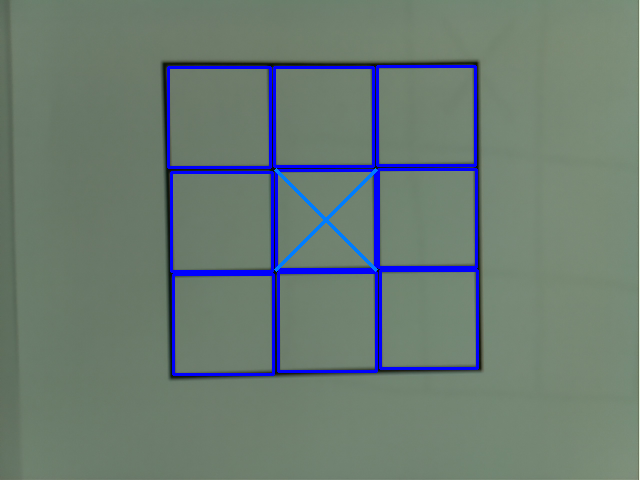
#> input picture 5_Programmation/test/x_tic_tac_toe/example/cross_dessin.png, 640 x 480 px, given in place of the camera
$ python main.py
#> lines starting #> are read from the running program, lines starting #| are printed output that depends on the picture; after the words box and inside, x2 and y2 are one past the last pixel; in counts of white or black regions, pixels touching at a corner belong together
#> further down, frame is the input picture: shape (480, 640, 3); mean B, G, R 114.6, 122.6, 106.1
### 5_Programmation/test/x_tic_tac_toe/ticTacToe.py
"""
ticTacToe.py | 12.08.2021 | Robin Forestier
"""

import cv2
import numpy as np
import random

from minimax import Minimax

m = Minimax()

RANDOM_PLAYER = False
RANDOM_HARD = True
AI_PLAYER = False

class TicTacToe:
    def __init__(self):
        self.game = 0
        self.grid = []
        self.grid_play = [[0,0,0],[0,0,0],[0,0,0]] #1 or 2
        self.player = 0 # player 1 or 2
        self.p1_forme = False #false = rond / true = croix
        self.shape_detect = None

    #game 0
    def start(self, frame):
        if self.game != 0:
            print("[INFO] Game already lauched.")
        else:
            if len(self.grid) != 9:
                #print("[GAME] Try to detect the grid.")
                frame, self.grid = self.detect_grid(frame)
                frame , self.gride = self.sort_grid(frame, self.grid)
                return frame
            print("[GAME] Grid detect, Game start !")
            self.game = 1
            #detetct_first(frame)
        return frame

    #game 1
    # [180 lines left out: functions detetct_first, next_player, rand_player, rand_check_win, check_win, draw_win_line, not called in this run]

    def detect_grid(self, frame):
        self.grid.clear()
        #convertion de l'image en nuance de gris
        gray = cv2.cvtColor(frame, cv2.COLOR_BGR2GRAY)
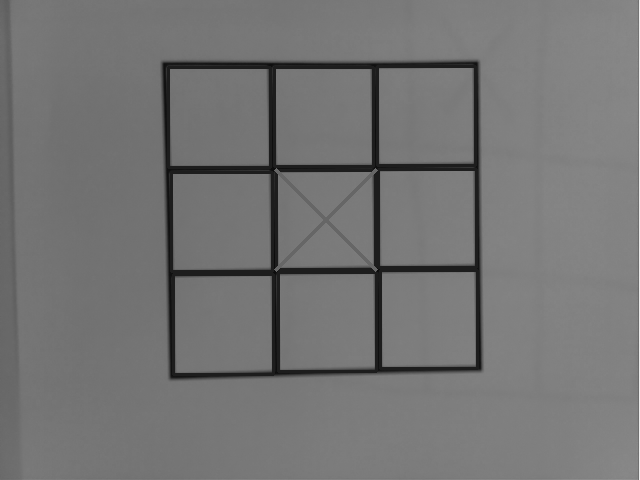
#> gray: shape (480, 640); min 11, max 237, mean 116.6
        #egalisation de l'histogramme
        gray = cv2.equalizeHist(gray)
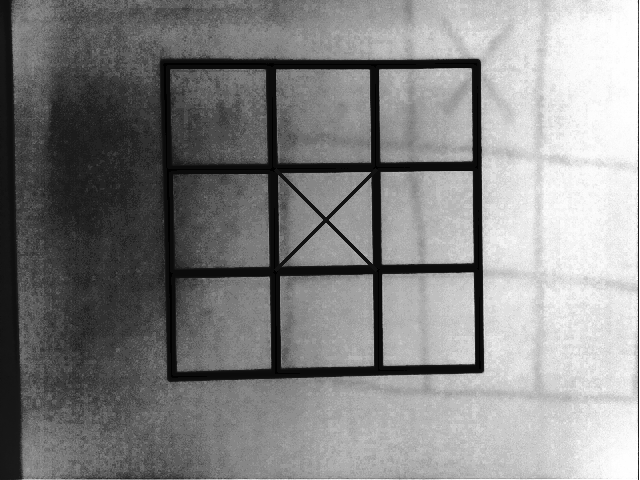
#> gray: shape (480, 640); min 0, max 255, mean 132.8
        #threshold
        _, thresh = cv2.threshold(gray, 10, 255, cv2.THRESH_BINARY)
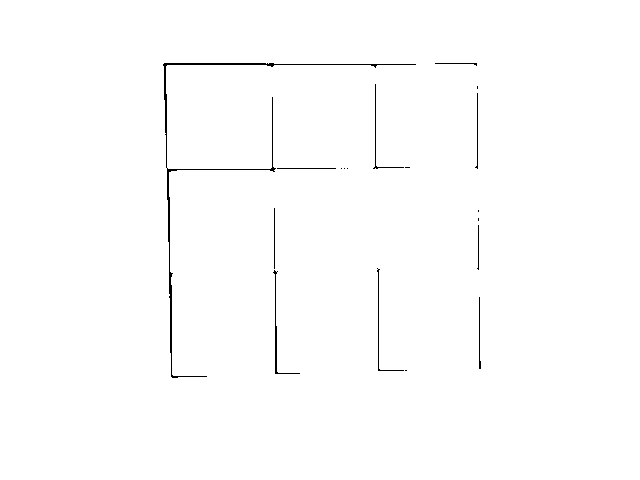
#> thresh: shape (480, 640); 99.3% white; black in thin lines or dots, all inside (x1, y1, x2, y2) = (163, 63, 481, 378)
        #sup noise
        kernel = np.ones((5,5),np.uint8)
        opening = cv2.morphologyEx(thresh, cv2.MORPH_OPEN, kernel)
        #detect contour

        contours, hierarchy = cv2.findContours(opening, cv2.RETR_TREE, cv2.CHAIN_APPROX_SIMPLE)
#> contours = 12 contours, 2 with area under 20; largest, box (x1, y1, x2, y2) and area: (0, 0, 640, 480) 306081, (166, 96, 337, 379) 1166, (162, 62, 417, 169) 916, (272, 207, 301, 375) 436, (376, 267, 408, 372) 266
        hierarchy = hierarchy[0]
        for i in zip(contours, hierarchy):
            currentContours = i[0]
            currentHierarchy = i[1]
            x, y, w, h = cv2.boundingRect(currentContours)

            #contour intern
            if currentHierarchy[0] > 0 or (currentHierarchy[0] == -1 and currentHierarchy[1] > 0):
                #cv2.putText(frame, str(currentHierarchy), (x, y + 20), cv2.FONT_HERSHEY_SIMPLEX, 0.5,(255,255,0), 1) #show hierarchy
                cv2.rectangle(frame, (x,y), (x+w,y+h),(255,0,0),2)
                self.grid.append([x,y,w,h])
#> this loop made 12 passes
#> (currentHierarchy, x, y, w, h) on passes 2 to 12: ([2, -1, -1, 0], 478, 296, 4, 74), ([3, 1, -1, 0], 376, 267, 32, 105), ([4, 2, -1, 0], 476, 217, 4, 54), ([5, 3, -1, 0], 477, 209, 3, 4), ([6, 4, -1, 0], 272, 207, 29, 168), ([7, 5, -1, 0], 340, 167, 9, 3), ([8, 6, -1, 0], 166, 96, 171, 283), ([9, 7, -1, 0], 474, 85, 5, 85), ([10, 8, -1, 0], 372, 83, 39, 87), ([11, 9, -1, 0], 434, 62, 44, 5), ([-1, 10, -1, 0], 162, 62, 255, 107)
#> (currentContours, currentHierarchy, x, y, w, h) on pass 1: ([[0, 0], [0, 479], [639, 479], [639, 0]], [-1, -1, 1, -1], 0, 0, 640, 480)
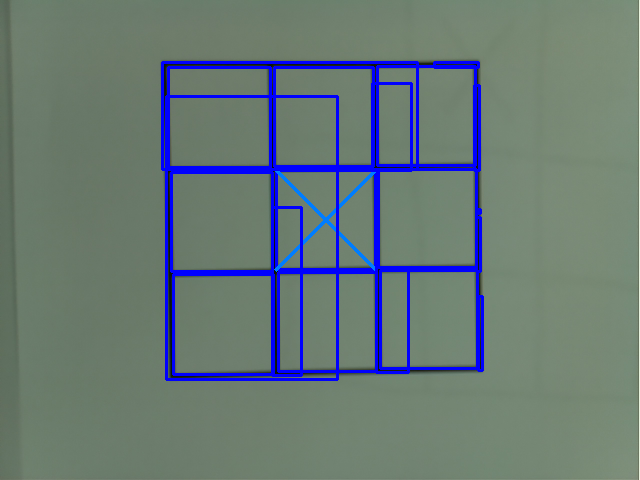
#> frame: shape (480, 640, 3); 2.26% of pixels changed, all inside (x1, y1, x2, y2) = (161, 61, 484, 381)
#> after the loop, self.grid = [[478, 296, 4, 74], [376, 267, 32, 105], [476, 217, 4, 54], [477, 209, 3, 4], [272, 207, 29, 168], [340, 167, 9, 3], [166, 96, 171, 283], [474, 85, 5, 85], [372, 83, 39, 87], [434, 62, 44, 5], [162, 62, 255, 107]]
        return frame, self.grid

    def sort_grid(self, frame, grid):
        self.grid = sorted(self.grid, key=lambda l:l[1])
#> self.grid = [[434, 62, 44, 5], [162, 62, 255, 107], [372, 83, 39, 87], [474, 85, 5, 85], [166, 96, 171, 283], [340, 167, 9, 3], [272, 207, 29, 168], [477, 209, 3, 4], [476, 217, 4, 54], [376, 267, 32, 105], [478, 296, 4, 74]]
        self.grid[0:3] = sorted(self.grid[0:3], key=lambda l:l[0])
        self.grid[3:6] = sorted(self.grid[3:6], key=lambda l:l[0])
        self.grid[6:9] = sorted(self.grid[6:9], key=lambda l:l[0])
        c = 0
        """
        #show number on the gride
        for i in self.grid:
            x, y, h, w = i
            frame = cv2.putText(frame, str(c), (x + 30,y + 30), cv2.FONT_HERSHEY_SIMPLEX, 1, 255)
            c += 1
        """
        return frame, self.grid


    # [131 lines left out: functions detect_shape, dessine, dessine_all, draw_croix, draw_rond, not called in this run]

### 5_Programmation/test/x_tic_tac_toe/minimax.py
#minimax.py | 17.08.2021 | Robin Forestier

import math

class Minimax:
    def __init__(self):

        import ticTacToe
        self.t = ticTacToe

    # [51 lines left out: functions best_move, minimax, not called in this run]


### 5_Programmation/test/x_tic_tac_toe/main.py
"""
main.py | 18.11.2020 | Robin Forestier
...
"""

#import de la bibliothèque OpenCv et numpy
import cv2
import numpy as np

from ticTacToe import TicTacToe

t = TicTacToe()

#sélection de la caméra
cap = cv2.VideoCapture(0)

#boucle infinie
while(True):
    #enregistrement de l'image dans frame
    ret, frame = cap.read()

    if t.game == 0:
        frame = t.start(frame)
#> in start, `frame , self.gride = self.sort_grid(frame, self.grid)`: self.gride = [[162, 62, 255, 107], [372, 83, 39, 87], [434, 62, 44, 5], [166, 96, 171, 283], [340, 167, 9, 3], [474, 85, 5, 85], [272, 207, 29, 168], [476, 217, 4, 54], [477, 209, 3, 4], [376, 267, 32, 105], [478, 296, 4, 74]]
    if t.game == 1:
        if cv2.waitKey(1) & 0xFF == ord('w') and len(grid) == 9:
            frame = t.detetct_first(frame)
    if t.game == 2:
        if cv2.waitKey(1) & 0xFF == ord('e') and len(grid) == 9:
            frame = t.next_player(frame)

    frame, grid = t.detect_grid(frame)
#> in detect_grid (call 2), `gray = cv2.cvtColor(frame, cv2.COLOR_BGR2GRAY)`:
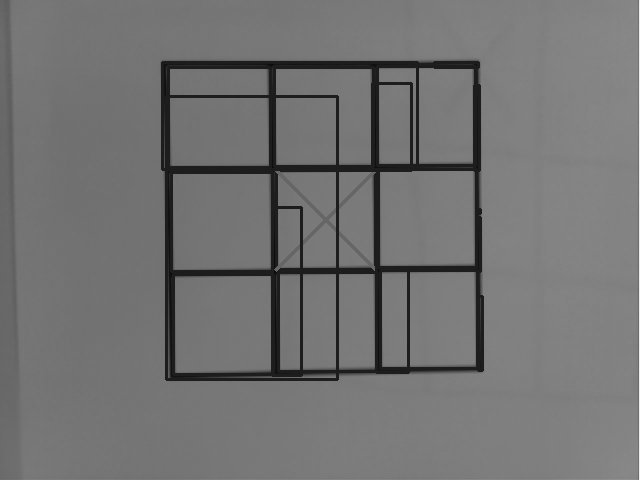
#> gray: shape (480, 640); min 11, max 237, mean 115.2
#> in detect_grid (call 2), `_, thresh = cv2.threshold(gray, 10, 255, cv2.THRESH_BINARY)`:
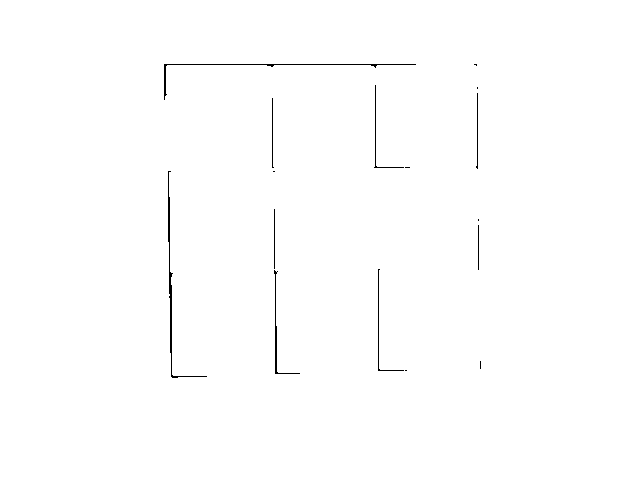
#> thresh: shape (480, 640); 99.5% white; black in thin lines or dots, all inside (x1, y1, x2, y2) = (164, 64, 481, 378)
#> in detect_grid (call 2), `contours, hierarchy = cv2.findContours(opening, cv2.RETR_TREE, cv2.CHA..`: contours = 11 contours, 2 with area under 20; largest, box (x1, y1, x2, y2) and area: (0, 0, 640, 480) 306081, (167, 170, 208, 379) 636, (163, 63, 417, 101) 624, (273, 208, 301, 375) 432, (377, 268, 408, 372) 262
#> the loop in detect_grid (call 2), `for i in zip(contours, hierarchy):` made 11 passes
#> (currentHierarchy, x, y, w, h) on passes 2 to 11: ([2, -1, -1, 0], 479, 360, 3, 10), ([3, 1, -1, 0], 377, 268, 31, 104), ([4, 2, -1, 0], 477, 218, 3, 53), ([5, 3, -1, 0], 273, 208, 28, 167), ([6, 4, -1, 0], 167, 170, 41, 209), ([7, 5, -1, 0], 271, 97, 5, 76), ([8, 6, -1, 0], 475, 86, 4, 84), ([9, 7, -1, 0], 373, 84, 38, 85), ([10, 8, -1, 0], 473, 63, 5, 4), ([-1, 9, -1, 0], 163, 63, 254, 38)
#> after the loop in detect_grid (call 2), `for i in zip(contours, hierarchy):`:
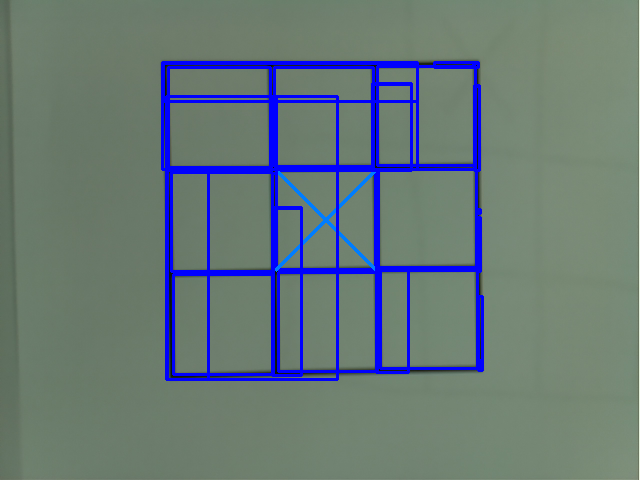
#> frame: shape (480, 640, 3); 0.74% of pixels changed, all inside (x1, y1, x2, y2) = (164, 64, 481, 378)
#> after the loop in detect_grid (call 2), `for i in zip(contours, hierarchy):`: self.grid = [[479, 360, 3, 10], [377, 268, 31, 104], [477, 218, 3, 53], [273, 208, 28, 167], [167, 170, 41, 209], [271, 97, 5, 76], [475, 86, 4, 84], [373, 84, 38, 85], [473, 63, 5, 4], [163, 63, 254, 38]]
#> grid has the same summary as self.grid in detect_grid
    frame, grid = t.sort_grid(frame, grid)
#> grid = [[163, 63, 254, 38], [373, 84, 38, 85], [473, 63, 5, 4], [167, 170, 41, 209], [271, 97, 5, 76], [475, 86, 4, 84], [273, 208, 28, 167], [377, 268, 31, 104], [477, 218, 3, 53], [479, 360, 3, 10]]
    if len(grid) == 9:
        frame = t.dessine_all(frame)

    cv2.imshow('frame', frame)

    #si touche "q" pressée arrêt de la boucle
    if cv2.waitKey(1) & 0xFF == ord('q'):
#> (key e is pressed here)
        break

    if cv2.waitKey(1) & 0xFF == ord('p'):
#> (key e is pressed here)
        cv2.imwrite("asd.png", frame)
        print("save")

#décharge de la mémoire
#fermeture de toutes les fenêtres
cap.release()
cv2.destroyAllWindows()

$ run again, on 5_Programmation/test/x_tic_tac_toe/example/gride_detect_w_number.png
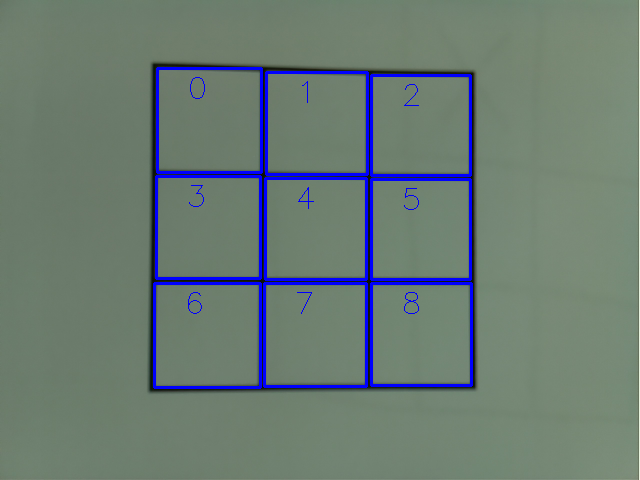
#> input picture 5_Programmation/test/x_tic_tac_toe/example/gride_detect_w_number.png, 640 x 480 px, given in place of the camera
#> frame is the input picture: shape (480, 640, 3); mean B, G, R 115.2, 122.6, 106.4
#> in detect_grid, `_, thresh = cv2.threshold(gray, 10, 255, cv2.THRESH_BINARY)`:
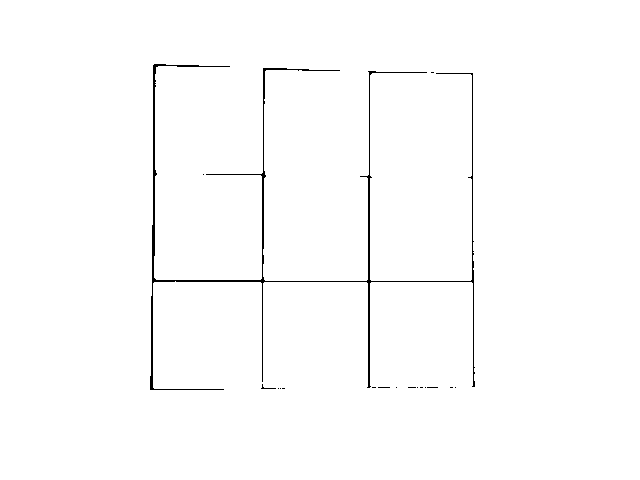
#> thresh: shape (480, 640); 99% white; black in thin lines or dots, all inside (x1, y1, x2, y2) = (150, 64, 475, 390)
#> contours = 5 contours, 2 with area under 20; largest, box (x1, y1, x2, y2) and area: (0, 0, 640, 480) 306081, (149, 63, 476, 391) 5012, (407, 386, 439, 389) 60
#> the loop in detect_grid, `for i in zip(contours, hierarchy):` made 5 passes
#> (currentHierarchy, x, y, w, h) on passes 2, 3, 5: ([2, -1, -1, 0], 449, 386, 8, 3), ([3, 1, -1, 0], 407, 386, 32, 3), ([-1, 3, -1, 0], 149, 63, 327, 328)
#> after the loop in detect_grid, `for i in zip(contours, hierarchy):`:
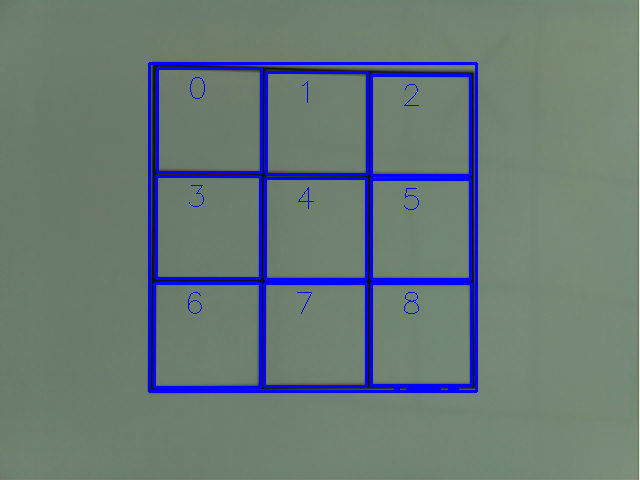
#> frame: shape (480, 640, 3); 1.33% of pixels changed, all inside (x1, y1, x2, y2) = (148, 62, 478, 393)
#> after the loop in detect_grid, `for i in zip(contours, hierarchy):`: self.grid = [[449, 386, 8, 3], [407, 386, 32, 3], [395, 386, 3, 3], [149, 63, 327, 328]]
#> in sort_grid, `self.grid = sorted(self.grid, key=lambda l:l[1])`: self.grid = [[149, 63, 327, 328], [449, 386, 8, 3], [407, 386, 32, 3], [395, 386, 3, 3]]
#> self.gride = [[149, 63, 327, 328], [407, 386, 32, 3], [449, 386, 8, 3], [395, 386, 3, 3]]
#> thresh: shape (480, 640); 99% white; black in thin lines or dots, all inside (x1, y1, x2, y2) = (151, 65, 475, 390)
#> contours = 2 contours; box (x1, y1, x2, y2) and area: (0, 0, 640, 480) 306081, (150, 64, 476, 391) 4985
#> the loop in detect_grid (call 2), `for i in zip(contours, hierarchy):` made 2 passes
#> (currentContours, currentHierarchy, x, y, w, h) on pass 1: ([[0, 0], [0, 479], [639, 479], [639, 0]], [-1, -1, 1, -1], 0, 0, 640, 480)
#> grid = []

$ run again, on 5_Programmation/test/x_tic_tac_toe/example/in_game.png
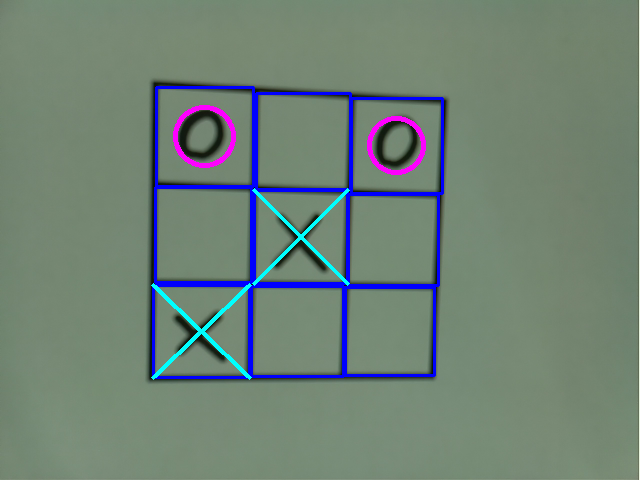
#> input picture 5_Programmation/test/x_tic_tac_toe/example/in_game.png, 640 x 480 px, given in place of the camera
#> frame is the input picture: shape (480, 640, 3); mean B, G, R 118, 129.1, 111.3
#> thresh: shape (480, 640); 95.9% white; 13 black regions (1 under 20 px), largest, box (x1, y1, x2, y2) and area: (151, 82, 446, 379) 9599, (179, 110, 223, 158) 777, (377, 121, 417, 167) 600
#> in detect_grid, `opening = cv2.morphologyEx(thresh, cv2.MORPH_OPEN, kernel)`:
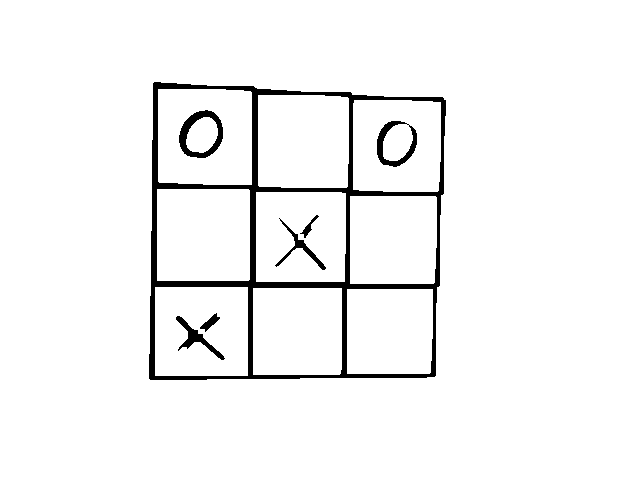
#> opening: shape (480, 640); 95.8% white; 7 black regions
#> contours = 20 contours, 2 with area under 20; largest, box (x1, y1, x2, y2) and area: (0, 0, 640, 480) 306081, (148, 81, 447, 381) 83897, (158, 89, 252, 185) 8737, (157, 189, 250, 281) 8371, (258, 95, 349, 188) 8202
#> the loop in detect_grid, `for i in zip(contours, hierarchy):` made 20 passes
#> (currentHierarchy, x, y, w, h) on passes 2, 3, 4, 6, 7, 8, 9, 10: ([-1, -1, 2, 0], 148, 81, 299, 300), ([3, -1, -1, 1], 347, 289, 86, 85), ([4, 2, -1, 1], 253, 288, 89, 87), ([6, -1, -1, 4], 175, 315, 51, 46), ([-1, 5, -1, 4], 199, 312, 22, 21), ([8, 4, -1, 1], 350, 196, 87, 88), ([12, 7, 9, 1], 256, 192, 90, 90), ([10, -1, -1, 8], 274, 218, 53, 53)
#> after the loop in detect_grid, `for i in zip(contours, hierarchy):`: self.grid = 16 items, first 6: [347, 289, 86, 85], [253, 288, 89, 87], [155, 287, 93, 89], [175, 315, 51, 46], [199, 312, 22, 21], [350, 196, 87, 88]
#> in sort_grid, `self.grid = sorted(self.grid, key=lambda l:l[1])`: self.grid = 16 items, first 6: [158, 89, 94, 96], [258, 95, 91, 93], [353, 100, 88, 92], [376, 120, 42, 48], [406, 123, 4, 3], [157, 189, 93, 92]
#> self.gride = 16 items, first 6: [158, 89, 94, 96], [258, 95, 91, 93], [353, 100, 88, 92], [157, 189, 93, 92], [376, 120, 42, 48], [406, 123, 4, 3]
#> thresh: shape (480, 640); 99.3% white; 27 black regions (15 under 20 px), largest, box (x1, y1, x2, y2) and area: (180, 111, 222, 157) 535, (378, 122, 416, 165) 373, (151, 83, 163, 285) 363
#> opening: shape (480, 640); 99.3% white; 20 black regions (10 under 20 px)
#> contours = 35 contours, 22 with area under 20; largest, box (x1, y1, x2, y2) and area: (0, 0, 640, 480) 306081, (179, 110, 223, 158) 1577, (185, 116, 219, 153) 924, (149, 82, 164, 380) 812, (377, 121, 417, 166) 478
#> the loop in detect_grid (call 2), `for i in zip(contours, hierarchy):` made 35 passes
#> (currentHierarchy, x, y, w, h) on passes 3, 9, 10, 11, 12, 13, 14, 15: ([3, 1, -1, 0], 200, 323, 7, 7), ([9, 7, -1, 0], 209, 316, 10, 7), ([10, 8, -1, 0], 176, 316, 49, 44), ([11, 9, -1, 0], 435, 286, 3, 6), ([12, 10, -1, 0], 343, 284, 5, 3), ([13, 11, -1, 0], 250, 283, 4, 3), ([14, 12, -1, 0], 303, 235, 3, 4), ([15, 13, -1, 0], 303, 228, 5, 9)
#> after the loop in detect_grid (call 2), `for i in zip(contours, hierarchy):`:
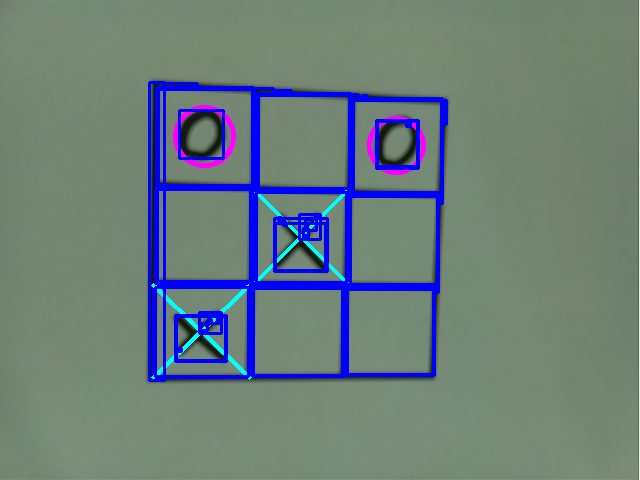
#> frame: shape (480, 640, 3); mean B, G, R 123.5, 125.4, 108.1
#> after the loop in detect_grid (call 2), `for i in zip(contours, hierarchy):`: self.grid = 33 items, first 6: [178, 348, 3, 3], [200, 323, 7, 7], [205, 322, 3, 3], [206, 321, 3, 3], [207, 320, 3, 3], [208, 319, 3, 3]
#> `frame, grid = t.detect_grid(frame)`: grid has the same summary as self.grid in detect_grid
#> `frame, grid = t.sort_grid(frame, grid)`: grid = 33 items, first 6: [149, 82, 15, 298], [165, 83, 32, 4], [254, 88, 19, 6], [275, 90, 16, 3], [351, 94, 7, 4], [362, 95, 5, 3]
